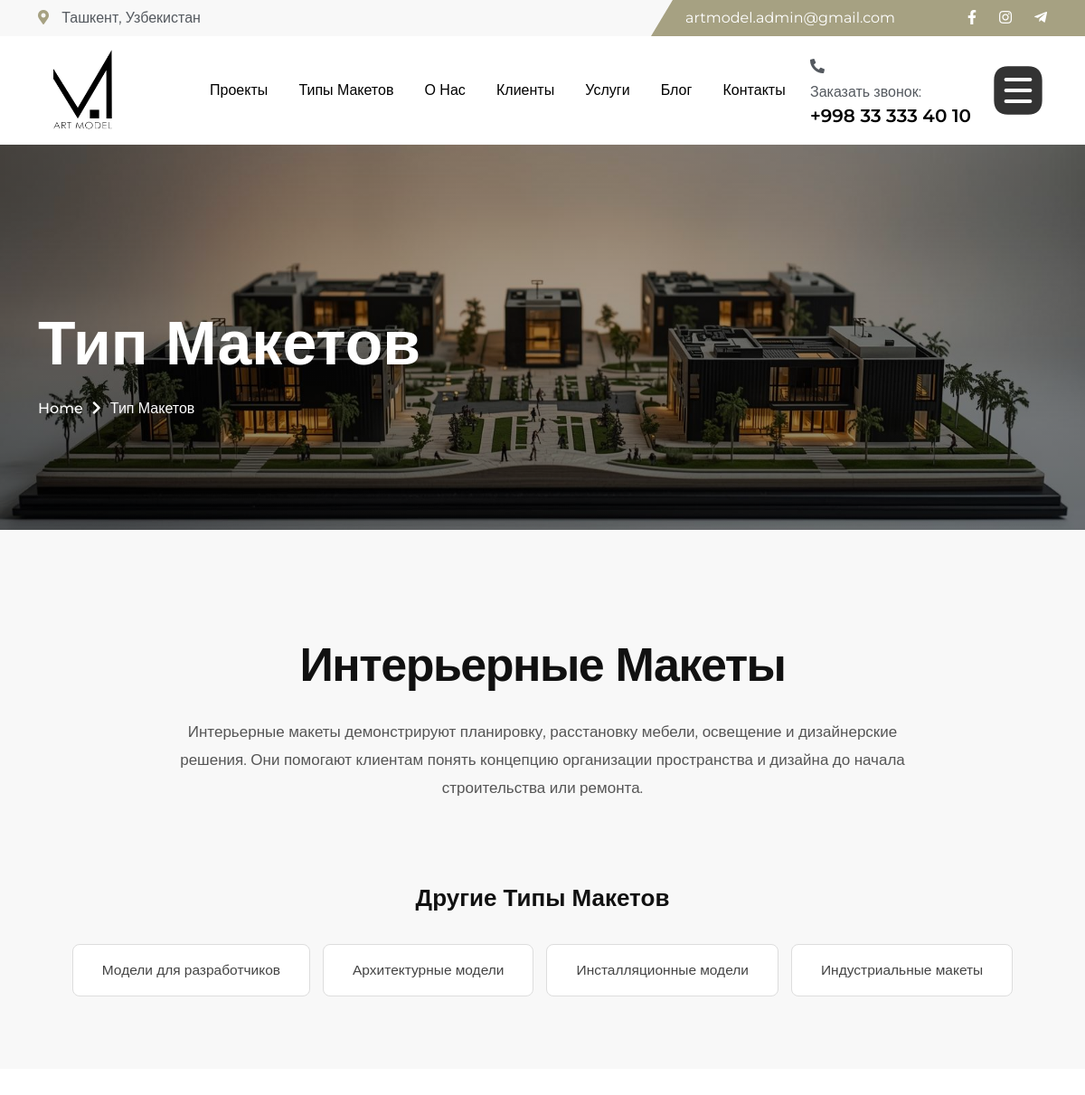
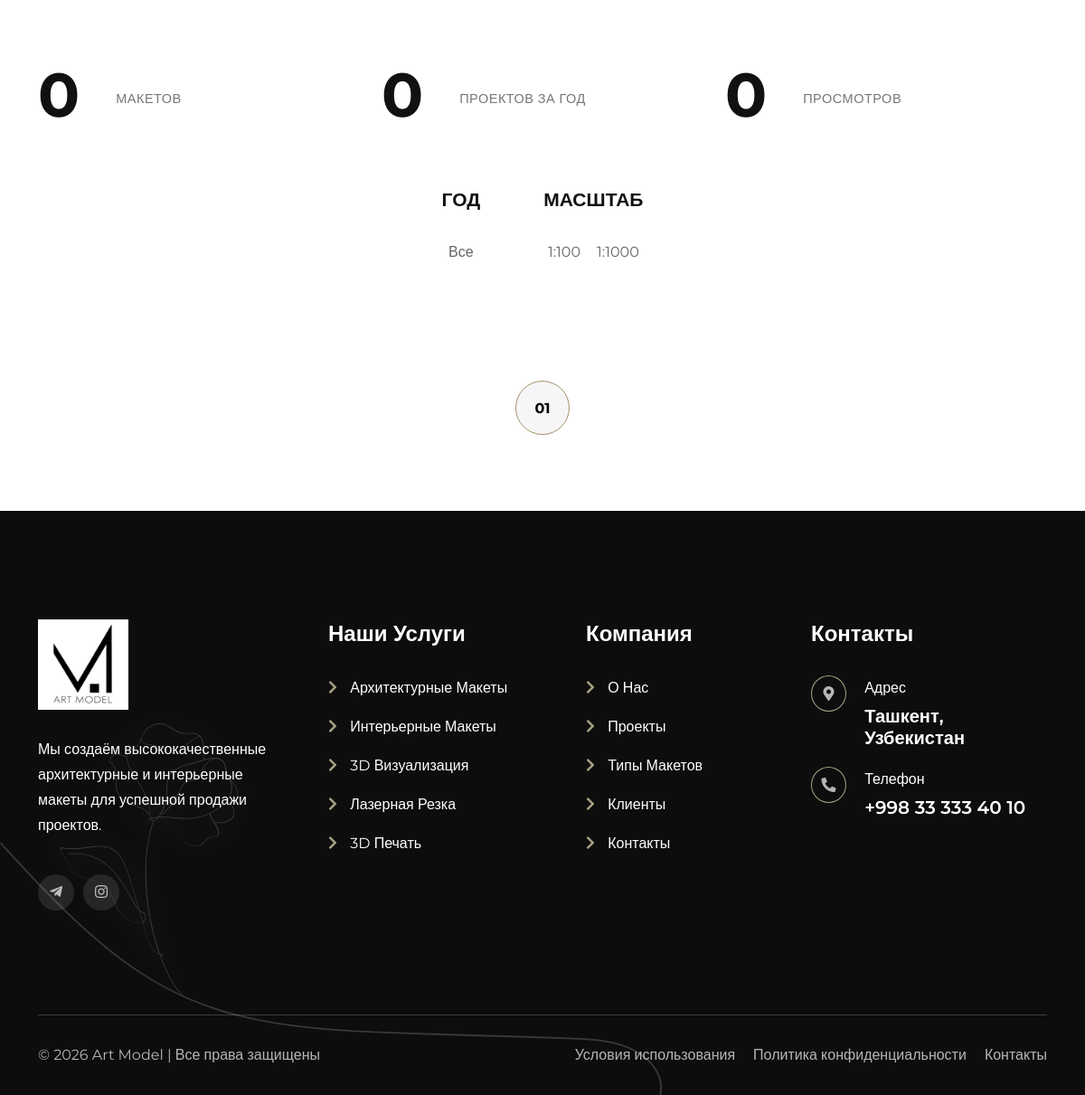
Page /project-type/InteriorModels/ on the committed database (2 pictures, top to bottom).
### common/models.py (models this page shows, shortened)
class Slider(models.Model):
    PAGE_CHOICES = (
        ('home', 'Bosh sahifa'),
        ('projects', 'Projects'),
        ('project-details', 'Project Details'),
        ('project_types', 'Tip Maketov'),
        ('project_typesb', 'Tip Maketov by type'),
        ('about', 'About'),
        ('clients', 'Clients'),
        ('team', 'Team'),
        ('contact', 'Contact'),
        ('blog', 'Blog'),
        ('blog-details', 'Blog Details'),
        ('services', 'Services'),
        ('services-details', 'Services Details'),
        ('mobile', 'Mobil versiya uchun'),   # Telefon uchun alohida
    )
    title = models.CharField(max_length=255, verbose_name="Sarlavha")
    subtitle = models.CharField(max_length=500, blank=True, verbose_name="Quyi sarlavha")
    image = models.ImageField(upload_to='sliders/', verbose_name="Rasm")
    page = models.CharField(max_length=50, choices=PAGE_CHOICES, default='home', verbose_name="Qaysi sahifada chiqsin")
    order = models.PositiveIntegerField(default=0, verbose_name="Tartib")
    is_active = models.BooleanField(default=True, verbose_name="Faol")
    button_text = models.CharField(max_length=100, blank=True, default="Batafsil", verbose_name="Tugma matni")
    button_url = models.CharField(max_length=200, blank=True, verbose_name="Tugma linki")
    created_at = models.DateTimeField(auto_now_add=True)
    class Meta:
        ordering = ['page', 'order']
        verbose_name = "Slayder"
        verbose_name_plural = "Slayderlar"

### projects/models.py (models this page shows, shortened)
class ProjectType(models.Model):
    title = models.CharField(max_length=255)
    slug = models.SlugField(
        unique=True,
        blank=True
    )
    main_image = models.ImageField(
        upload_to='project_types/'
    )
    short_description = models.TextField(
        blank=True,
        null=True
    )
    description = RichTextField()
    order = models.PositiveIntegerField(default=0)
    created_at = models.DateTimeField(auto_now_add=True)
    class Meta:
        ordering = ['order', '-created_at']

class Scale(models.Model):
    value = models.CharField(max_length=50)

### common/views.py (the view)
# urls.py: path('project-type/<slug:slug>/', projects_by_type, name='projects_by_type'),
def projects_by_type(request, slug):
    project_type = get_object_or_404(
        ProjectType,
        slug=slug
    )
    sliders = Slider.objects.filter(is_active=True, page='project_typesb').order_by('order')
    projects = (
        Project.objects
        .filter(project_type=project_type)
        .order_by('-created_at')
    )
    year = request.GET.get('year')
    scale = request.GET.get('scale')
    search = request.GET.get('q')
    if year:
        projects = projects.filter(year=year)
    if scale:
        projects = projects.filter(scale__id=scale)
    if search:
        projects = projects.filter(
            Q(title__icontains=search) |
            Q(description__icontains=search)
        )
    paginator = Paginator(projects, 12)
    page_number = request.GET.get('page')
    page_obj = paginator.get_page(page_number)
    years = (
        Project.objects
        .filter(project_type=project_type)
        .values_list('year', flat=True)
        .distinct()
        .order_by('-year')
    )
    scales = (
        Scale.objects.all()
    )
    related_types = (
        ProjectType.objects
        .exclude(id=project_type.id)
        .order_by('order')[:6]
    )
    other_types = ProjectType.objects.exclude(id=project_type.id)
    total_projects = projects.count()
    total_this_year = Project.objects.filter(year=2026).count()
    total_views = (
        projects.aggregate(
            Sum('views')
        )['views__sum'] or 0
    )
    context = {
        'project_type': project_type,
        'other_types': other_types,
        'page_obj': page_obj,
         'sliders': sliders,
        'years': years,
        'scales': scales,
        'related_types': related_types,
        'total_projects': total_projects,
        'total_views': total_views,
        'total_this_year': total_this_year,
        'current_scale': scale,
        'current_search': search,
    }
    return render(
        request,
        'tip/projects_by_type.html',
        context
    )

### templates/tip/projects_by_type.html (shortened to what this page needs)
{% extends 'base.html' %}
{% load static %}
{% block content %}
<!DOCTYPE html>
<html lang="en">
    <head>
        <link rel="stylesheet" href="{% static 'assets/css/bootstrap.min.css' %}">
        <link rel="stylesheet" href="{% static 'assets/css/font-awesome.css' %}">
        <link rel="stylesheet" href="{% static 'assets/css/animate.css' %}">
        <link rel="stylesheet" href="{% static 'assets/css/splitting.css' %}">
        <link rel="stylesheet" href="{% static 'assets/css/magnific-popup.css' %}">
        <link rel="stylesheet" href="{% static 'assets/css/meanmenu.css' %}">
        <link rel="stylesheet" href="{% static 'assets/css/swiper-bundle.min.css' %}">
        <link rel="stylesheet" href="{% static 'assets/css/nice-select.css' %}">
        <link rel="stylesheet" href="{% static 'assets/css/main.css' %}">
        <link rel="stylesheet" href="{% static 'style.css' %}">
    </head>
    <body>
        {% include "partais/nav.html" %}
<div class="ScrollSmoother-content">
    {% include "partais/slidebar.html" %}
    <section class="type-details-section">
        <div class="container">
            <div class="type-details-wrapper text-center">
                <center>
                    <h2 class="type-title">
                    {{ project_type.title }}
                </h2>
                <div class="type-description">
                 {{ project_type.description|safe }}
                </div>
            </center>
            </div>
        <div class="other-types-wrap">
            <h4>Другие типы макетов</h4>
            <div class="other-types-list">
                {% for type in other_types %}
                    <a href="{% url 'projects_by_type' type.slug %}"
                    class="other-type-btn">
                        {{ type.title }}
                    </a>
                {% endfor %}
            </div>
        </div>
        </div>
    </section>
<section class="project-filter-section">
    <div class="container">
        <div class="row mb-5">
            <div class="col-lg-4 text-center">
                <div class="counter-items">
                    <h2>
                        {{ total_projects }}
                    </h2>
                    <p>
                        МАКЕТОВ
                    </p>
                </div>
            </div>
            <div class="col-lg-4 text-center">
                <div class="counter-items">
                    <h2>
                        {{ total_this_year }}
                    </h2>
                    <p>
                        ПРОЕКТОВ ЗА ГОД
                    </p>
                </div>
            </div>
            <div class="col-lg-4 text-center">
                <div class="counter-items">
                    <h2>
                        {{ total_views }}
                    </h2>
                    <p>
                        ПРОСМОТРОВ
                    </p>
                </div>
            </div>
        </div>
        <div class="studio-filter-wrap">
            <div class="filter-group">
                <button class="filter-title"
                        onclick="toggleFilter('yearFilter')">
                    ГОД
                </button>
                <div class="filter-items active"
                     id="yearFilter">
                    <a href="?">
                        Все
                    </a>
                </div>
            </div>
            <div class="filter-group">
                <button class="filter-title"
                        onclick="toggleFilter('scaleFilter')">
                    МАСШТАБ
                </button>
                <div class="filter-items active"
                     id="scaleFilter">
                    {% for scale in scales %}
                    <a href="?scale={{ scale.id }}{% if current_year %}&year={{ current_year }}{% endif %}"
                       class="{% if current_scale == scale.id|stringformat:'s' %}active{% endif %}">
                        {{ scale.value }}
                    </a>
                    {% endfor %}
                </div>
            </div>
        </div>
    </div>
</section>
<div class="page-nav-wrap mt-5 text-center">
    <ul>
        {% for num in page_obj.paginator.page_range %}
        <li>
            <a class="page-numbers {% if page_obj.number == num %}active{% endif %}"
               href="?page={{ num }}{% if current_year %}&year={{ current_year }}{% endif %}{% if current_scale %}&scale={{ current_scale }}{% endif %}">
                {{ num|stringformat:"02d" }}
            </a>
        </li>
        {% endfor %}
    </ul>
</div>
<br>
<br>
<br>
{% include "partais/footer.html" %}
</div>
    </body>
</html>
{% endblock %}

### templates/partais/slidebar.html
{% if sliders %}
            {% for slide in sliders %}
        <div class="breadcrumb-wrapper section-padding bg-cover" style="background-image: url('{{ slide.image.url }}');">
                    <div class="container">
                        <div class="page-heading">
                            <h1 class="wow fadeInUp" data-wow-delay=".3s">{{ slide.title }}</h1>
                            <ul class="breadcrumb-items wow fadeInUp" data-wow-delay=".5s">
                        <li>
                            <a href="{% url 'home' %}">
                            Home
                            </a>
                        </li>
                        <li>
                            <i class="fas fa-chevron-right"></i>
                        </li>
                        <li>
                            {{ slide.title }}
                        </li>
                    </ul>
                        </div>
                    </div>
        </div>
            {% endfor %}
{% else %}
    <p>Slayder topilmadi.</p>
{% endif %}

### templates/tip/projects_by_type.html (style rules this page uses)
.type-details-section { padding: 120px 0 80px; background: #f8f8f8; }
.type-details-wrapper { max-width: 1100px; margin: auto; }
.type-title { font-size: 52px; font-weight: 700; color: #111; margin-bottom: 30px; letter-spacing: -1.5px; line-height: 1.1; }
.type-description { color: #555; line-height: 1.85; font-size: 17px; max-width: 850px; }
.other-types-wrap { margin-top: 90px; text-align: center; }
.other-types-wrap h4 { font-size: 26px; margin-bottom: 35px; color: #111; font-weight: 600; }
.other-types-list { display: flex; justify-content: center; flex-wrap: wrap; gap: 14px; }
.other-type-btn { padding: 14px 32px; border: 1px solid #ddd; color: #444; background: #fff; border-radius: 8px; font-size: 15.5px; font-weight: 500; transition: all 0.35s ease; text-decoration: none; }
.project-filter-section { padding: 100px 0 80px; background: #fff; }
.counter-items h2 { font-size: 68px; font-weight: 700; color: #111; line-height: 1; margin-bottom: 8px; }
.counter-items p { color: #777; font-size: 14.5px; letter-spacing: 0.5px; margin: 0; }
.studio-filter-wrap { display: flex; justify-content: center; gap: 70px; flex-wrap: wrap; margin-top: 60px; }
.filter-group { text-align: center; }
.filter-title { background: none; border: none; font-size: 21px; font-weight: 600; color: #111; position: relative; padding-bottom: 8px; }
.filter-title::after { content: ''; position: absolute; left: 0; bottom: 0; width: 0; height: 2px; background: #a49369; transition: 0.4s; }
.filter-items { display: flex; justify-content: center; flex-wrap: wrap; gap: 18px; margin-top: 22px; }
.filter-items a { color: #666; font-size: 16px; transition: 0.3s; text-decoration: none; }
.page-nav-wrap { margin-top: 80px; text-align: center; }
.page-numbers { display: inline-flex; align-items: center; justify-content: center; width: 50px; height: 50px; border: 1px solid #ddd; border-radius: 50%; color: #555; margin: 0 6px; transition: all 0.3s; font-weight: 500; }
.page-numbers:hover, .page-numbers.active { background: #a49369; border-color: #a49369; color: #000000; }

### rows in the picture
Slider: image (picture), title "Тип Макетов"
ProjectType: title "Интерьерные Макеты", description "Интерьерные макеты демонстрируют планировку, расстановку мебели, освещение и дизайнерские решения. Они помогают клиентам понять концепцию организации пространства и дизайна до начала строительства или ремонта."
ProjectType: title "Модели для разработчиков"
ProjectType: title "Архитектурные модели"
ProjectType: title "Инсталляционные модели"
ProjectType: title "Индустриальные макеты"
Scale: value "1:100"
Scale: value "1:1000"

### other values in the picture
{{ total_projects }} "0"
{{ total_this_year }} "0"
{{ total_views }} "0"
{{ num|stringformat:"02d" }} "01"
